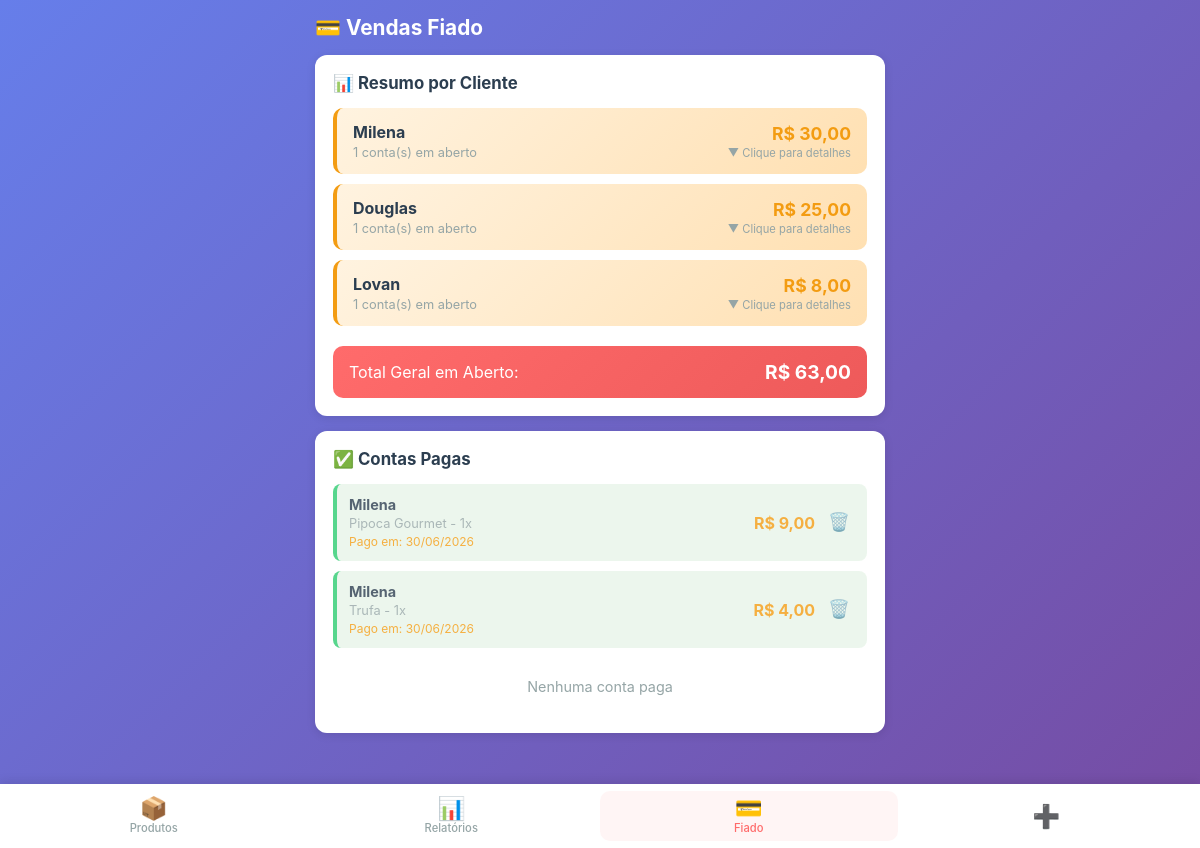
Page /fiado (signed in) on the committed database.
### app.py (models this page shows)
class Fiado(db.Model):
    __tablename__ = 'fiados'
    id = db.Column(db.Integer, primary_key=True)
    cliente = db.Column(db.String(100), nullable=False)
    produto = db.Column(db.String(100), nullable=False)
    valor = db.Column(db.Float, nullable=False)
    quantidade = db.Column(db.Integer, default=1)
    total = db.Column(db.Float, nullable=False)
    data = db.Column(db.String(10), nullable=False)
    data_iso = db.Column(db.String(10), nullable=False)
    pago = db.Column(db.Boolean, default=False)
    data_pagamento = db.Column(db.String(10), nullable=True)
    created_at = db.Column(db.DateTime, default=agora_brasilia)

### app.py (the view)
@app.route('/fiado')
@login_required
def fiado():
    fiados = Fiado.query.order_by(Fiado.created_at.desc()).all()
    return render_template('fiado.html', fiados=fiados)

### app.py (called while the page is built)
def login_required(f):
    @wraps(f)
    def decorated_function(*args, **kwargs):
        if 'logged_in' not in session:
            return redirect(url_for('login'))
        return f(*args, **kwargs)
    return decorated_function

def formatar_br(valor):
    return f"{valor:,.2f}".replace(",", "X").replace(".", ",").replace("X", ".")

@app.template_filter('moeda_br')
def moeda_br_filter(valor):
    return formatar_br(valor)

### templates/fiado.html (shortened to what this page needs)
{% extends "base.html" %}
{% block content %}
<div class="page-header">
    <h2>💳 Vendas Fiado</h2>
</div>
<div class="card">
    <h3>📊 Resumo por Cliente</h3>
    <div id="listaResumoClientes" class="lista-resumo-clientes">
        {% set resumo = {} %}
        {% for fiado in fiados %}
            {% if not fiado.pago %}
                {% if fiado.cliente not in resumo %}
                    {% set _ = resumo.update({fiado.cliente: {'total': 0, 'quantidade': 0, 'itens': []}}) %}
                {% endif %}
                {% set _ = resumo[fiado.cliente].update({'total': resumo[fiado.cliente].total + fiado.total, 'quantidade': resumo[fiado.cliente].quantidade + 1}) %}
                {% set _ = resumo[fiado.cliente]['itens'].append(fiado) %}
            {% endif %}
        {% endfor %}
        {% if resumo %}
            {% for cliente, dados in resumo.items()|sort(attribute='1.total', reverse=true) %}
            <div class="resumo-cliente-item" onclick="toggleDetalhesCliente('{{ cliente }}')">
                <div class="resumo-cliente-info">
                    <strong>{{ cliente.title() }}</strong>
                    <span>{{ dados.quantidade }} conta(s) em aberto</span>
                </div>
                <div class="resumo-cliente-valor">
                    <span>R$ {{ dados.total|moeda_br }}</span>
                    <small>▼ Clique para detalhes</small>
                </div>
            </div>
            {% endfor %}
            <div class="resumo-total-geral">
                <span>Total Geral em Aberto:</span>
                <strong>R$ {{ resumo.values()|map(attribute='total')|sum|moeda_br }}</strong>
            </div>
        {% else %}
            <p class="empty">Nenhuma conta em aberto</p>
        {% endif %}
    </div>
</div>
<div class="card">
    <h3>✅ Contas Pagas</h3>
    <div class="lista-fiado">
        {% set tem_pago = false %}
        {% for fiado in fiados %}
        {% if fiado.pago %}
        {% set tem_pago = true %}
        <div class="fiado-item pago" data-cliente="{{ fiado.cliente.lower() }}">
            <div class="fiado-info">
                <strong>{{ fiado.cliente.title() }}</strong>
                <span>{{ fiado.produto }} - {{ fiado.quantidade }}x</span>
                <span class="fiado-data">Pago em: {{ fiado.data_pagamento }}</span>
            </div>
            <div class="fiado-actions">
                <span class="fiado-valor">R$ {{ fiado.total|moeda_br }}</span>
                <button class="btn-icon" onclick="excluirFiado({{ fiado.id }})" title="Excluir">🗑️</button>
            </div>
        </div>
        {% endif %}
        {% endfor %}
        {% if not tem_pago %}
        <p class="empty">Nenhuma conta paga</p>
        {% endif %}
    </div>
</div>
{% endblock %}

### templates/base.html (shortened to what this page needs)
<!DOCTYPE html>
<html lang="pt-BR">
<head>
    <link rel="stylesheet" href="{{ url_for('static', filename='css/style.css') }}">
</head>
<body>
    {% if session.get('logged_in') %}
    <nav class="menu-inferior">
        <a href="{{ url_for('produtos') }}" class="menu-item {% if request.endpoint == 'produtos' %}active{% endif %}">
            <span class="menu-icon">📦</span>
            <span class="menu-label">Produtos</span>
        </a>
        <a href="{{ url_for('relatorios') }}" class="menu-item {% if request.endpoint == 'relatorios' %}active{% endif %}">
            <span class="menu-icon">📊</span>
            <span class="menu-label">Relatórios</span>
        </a>
        <a href="{{ url_for('fiado') }}" class="menu-item {% if request.endpoint == 'fiado' %}active{% endif %}">
            <span class="menu-icon">💳</span>
            <span class="menu-label">Fiado</span>
        </a>
        <a href="{{ url_for('vendas') }}" class="menu-item" title="Nova Venda">
            <span class="menu-icon">➕</span>
        </a>
    </nav>
    {% endif %}
    <main class="content">
        {% block content %}{% endblock %}
    </main>
</body>
</html>

### static/css/style.css (style rules this page uses)
:root { --primary: #FF6B6B; --primary-dark: #EE5A5A; --secondary: #4ECDC4; --success: #2ECC71; --warning: #F39C12; --danger: #E74C3C; --dark: #2C3E50; --gray: #95A5A6; --light: #ECF0F1; --white: #FFFFFF; --shadow: 0 2px 10px rgba(0,0,0,0.1); --radius: 12px; }
* { margin: 0; padding: 0; box-sizing: border-box; -webkit-tap-highlight-color: transparent; }
body { font-family: -apple-system, BlinkMacSystemFont, 'Segoe UI', Roboto, sans-serif; background: linear-gradient(135deg, #667eea 0%, #764ba2 100%); min-height: 100vh; color: var(--dark); padding-bottom: 20px; }
.menu-inferior { position: fixed; bottom: 0; left: 0; right: 0; background: var(--white); box-shadow: 0 -2px 10px rgba(0,0,0,0.1); display: flex; justify-content: space-around; align-items: center; height: 64px; z-index: 1000; padding: 0 5px; }
.menu-item { display: flex; flex-direction: column; align-items: center; justify-content: center; gap: 2px; text-decoration: none; color: var(--gray); font-size: 0.7rem; padding: 6px 8px; border-radius: 10px; transition: all 0.2s; min-width: 56px; flex: 1; }
.menu-item.active { color: var(--primary); background: #FFF5F5; }
.menu-icon { font-size: 1.4rem; line-height: 1; }
.menu-label { font-weight: 500; }
.content { padding: 15px 15px 80px 15px; max-width: 100%; }
.page-header { margin-bottom: 15px; }
.page-header h2 { font-size: 1.3rem; color: var(--white); margin-bottom: 5px; }
.card { background: var(--white); border-radius: var(--radius); padding: 18px; margin-bottom: 15px; box-shadow: var(--shadow); }
.card h3 { font-size: 1.05rem; margin-bottom: 15px; color: var(--dark); display: flex; align-items: center; gap: 8px; }
.btn-icon { background: none; border: none; font-size: 1.1rem; cursor: pointer; padding: 5px; }
.lista-produtos, .lista-vendas, .lista-clientes, .lista-fiado { display: flex; flex-direction: column; gap: 10px; }
.fiado-item { display: flex; justify-content: space-between; align-items: center; padding: 12px; background: #FFF3E0; border-radius: 8px; border-left: 4px solid var(--warning); }
.fiado-item.pago { background: #E8F5E9; border-left-color: var(--success); opacity: 0.8; }
.fiado-info { display: flex; flex-direction: column; gap: 3px; flex: 1; }
.fiado-info strong { font-size: 0.9rem; }
.fiado-info span { font-size: 0.8rem; color: var(--gray); }
.fiado-data { font-size: 0.75rem !important; color: var(--warning) !important; }
.fiado-actions { display: flex; align-items: center; gap: 8px; }
.fiado-valor { font-weight: bold; color: var(--warning); font-size: 1rem; }
.empty { text-align: center; color: var(--gray); padding: 20px; font-size: 0.9rem; }
@media (min-width: 768px) { .content { max-width: 600px; margin: 0 auto; } }
.card { animation: fadeIn 0.3s ease; }
.lista-resumo-clientes { display: flex; flex-direction: column; gap: 10px; }
.resumo-cliente-item { display: flex; justify-content: space-between; align-items: center; padding: 14px 16px; background: linear-gradient(135deg, #FFF3E0 0%, #FFE0B2 100%); border-radius: 10px; border-left: 4px solid var(--warning); cursor: pointer; transition: all 0.2s; }
.resumo-cliente-info { display: flex; flex-direction: column; gap: 3px; flex: 1; }
.resumo-cliente-info strong { font-size: 1rem; color: var(--dark); }
.resumo-cliente-info span { font-size: 0.8rem; color: var(--gray); }
.resumo-cliente-valor { display: flex; flex-direction: column; align-items: flex-end; gap: 2px; }
.resumo-cliente-valor span { font-size: 1.1rem; font-weight: bold; color: var(--warning); }
.resumo-cliente-valor small { font-size: 0.7rem; color: var(--gray); }
.resumo-total-geral { display: flex; justify-content: space-between; align-items: center; padding: 14px 16px; background: linear-gradient(135deg, var(--primary) 0%, var(--primary-dark) 100%); color: var(--white); border-radius: 10px; margin-top: 10px; font-size: 1rem; }
.resumo-total-geral strong { font-size: 1.2rem; }

### rows in the picture
Fiado: title "Milena", quantidade "1", total|moeda_br "30,00"
Fiado: title "Douglas", quantidade "1", total|moeda_br "25,00"
Fiado: title "Lovan", quantidade "1", total|moeda_br "8,00"
Fiado: cliente "Milena", produto "Pipoca Gourmet", quantidade "1", data_pagamento "30/06/2026", total|moeda_br "9,00"
Fiado: cliente "Milena", produto "Trufa", quantidade "1", data_pagamento "30/06/2026", total|moeda_br "4,00"

### other values in the picture
{{ resumo.values()|map(attribute='total')|sum|moeda_br }} "63,00"
